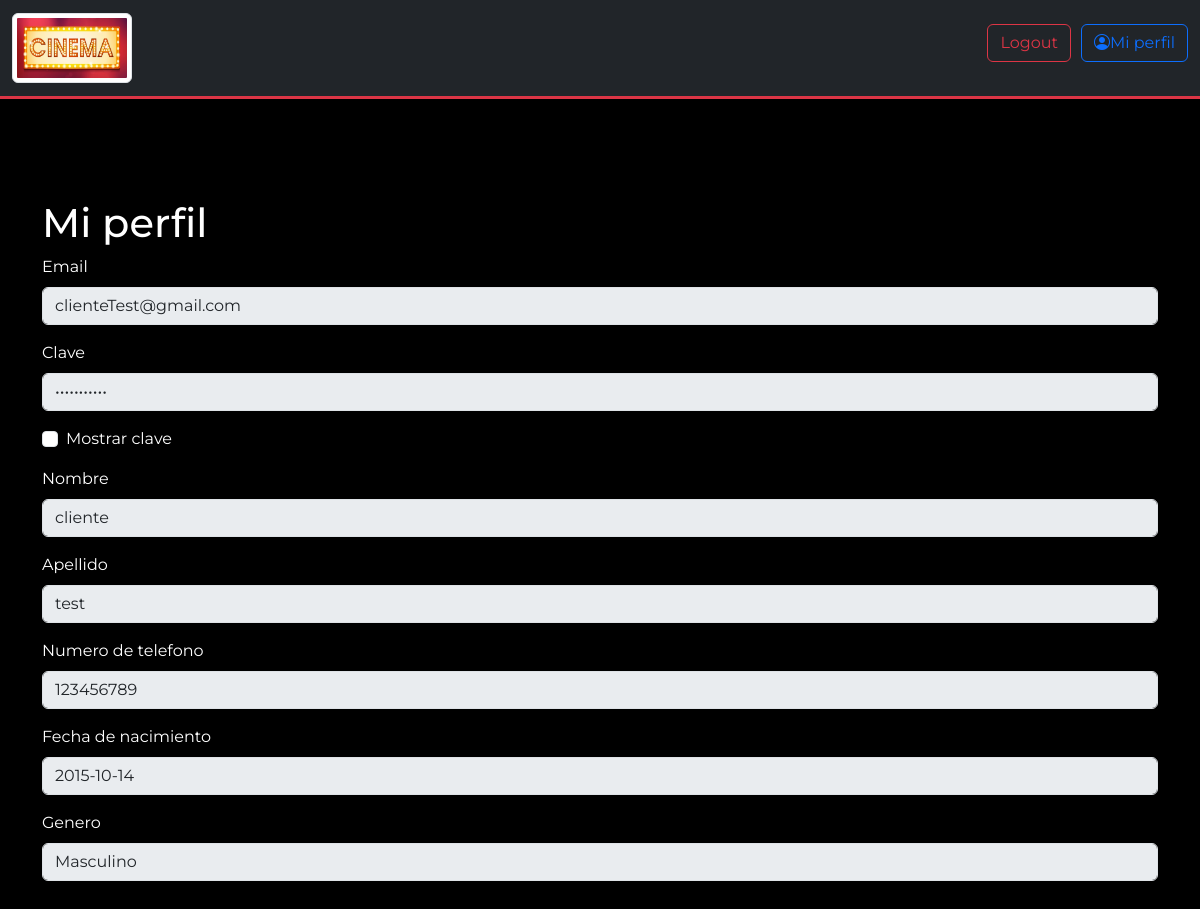
Page /admin/perfil_admin.php (signed in) on the committed database.
### tables this page shows
CREATE TABLE `usuario` (
  `id_usuario` int(11) NOT NULL,
  `email` varchar(200) NOT NULL,
  `password` varchar(50) NOT NULL,
  `nombre` varchar(100) NOT NULL,
  `apellido` varchar(100) NOT NULL,
  `nro_telefono` varchar(50) NOT NULL,
  `fecha_nacimiento` date NOT NULL,
  `genero` varchar(50) NOT NULL,
  `id_tipo_usuario` int(11) NOT NULL
);

### cargar_datos_perfil.php (called while the page is built)
<?php
require_once "conexion.php";
$sql = "SELECT email, password, nombre, apellido, nro_telefono, fecha_nacimiento, genero FROM usuario WHERE id_usuario = :id_usuario";
$query = $conn->prepare($sql);
$query->bindParam(":id_usuario", $_SESSION["id_usuario"]);
$query->execute();
$datos = $query->fetch();
?>

### admin/perfil_admin.php (the view, shortened to what this page needs)
<?php
require_once "../cargar_datos_perfil.php";
?>
<!DOCTYPE html>
<html lang="en">
<head>
    <link href="https://cdn.jsdelivr.net/npm/bootstrap@5.3.2/dist/css/bootstrap.min.css" rel="stylesheet"
>
    <link rel="stylesheet" href="../css/estilos_inicio.css">
    <link rel="stylesheet" href="../css/estilo_container_padding.css">
    <link rel="stylesheet" href="../css/estilo_perfil.css">
    <link rel="stylesheet" href="https://cdn.jsdelivr.net/npm/bootstrap-icons@1.11.2/font/bootstrap-icons.min.css">
</head>
<body>
    <div class="container-fluid" id="container-padding">
        <?php require_once "barra_de_navegacion_admin.php"; ?>
        <div class="container" id="informacion">
            <h1>Mi perfil </h1>
            <div class="mb-3">
                <label for="email" class="form-label">Email</label>
                <input type="email" class="form-control" id="email" value=<?php echo $datos["email"] ?> disabled>
            </div>
            <div class="mb-3">
                <label for="clave" class="form-label">Clave</label>
                <input type="password" class="form-control" id="clave" value=<?php echo $datos["password"] ?> disabled>
            </div>
            <div class="mb-3 form-check">
                <input type="checkbox" class="form-check-input" id="mostrarClave">
                <label class="form-check-label" for="mostrarClave">Mostrar clave</label>
            </div>
            <div class="mb-3">
                <label for="nombre" class="form-label">Nombre</label>
                <input type="text" class="form-control" id="nombre" value=<?php echo $datos["nombre"] ?> disabled>
            </div>
            <div class="mb-3">
                <label for="apellido" class="form-label">Apellido</label>
                <input type="text" class="form-control" id="apellido" value=<?php echo $datos["apellido"] ?> disabled>
            </div>
            <div class="mb-3">
                <label for="nro_telefono" class="form-label">Numero de telefono</label>
                <input type="text" class="form-control" id="nro_telefono" value=<?php echo $datos["nro_telefono"] ?>
                    disabled>
            </div>
            <div class="mb-3">
                <label for="fecha_nacimiento" class="form-label">Fecha de nacimiento</label>
                <input type="text" class="form-control" id="fecha_nacimiento" value=<?php echo $datos["fecha_nacimiento"] ?> disabled>
            </div>
            <div class="mb-3">
                <label for="genero" class="form-label">Genero</label>
                <input type="text" class="form-control" id="genero" value=<?php echo $datos["genero"] ?> disabled>
            </div>
        </div>
</body>
</html>

### css/estilos_inicio.css (style rules this page uses)
* { padding: 0%; margin: 0%; box-sizing: border-box; font-family: "Montserrat", sans-serif; }
body { background-color: black; color: white; }

### css/estilo_container_padding.css (style rules this page uses)
#container-padding { padding: 0px; }

### css/estilo_perfil.css (style rules this page uses)
#informacion { margin-top: 100px; margin-bottom: 100px; }

### rows in the picture
usuario: email "clienteTest@gmail.com", nombre "cliente", apellido "test", nro_telefono "123456789", fecha_nacimiento "2015-10-14", genero "Masculino"
